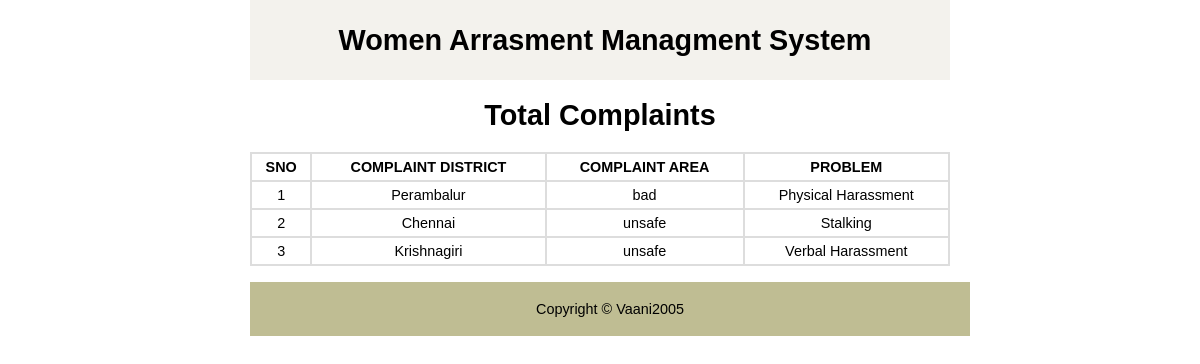
/total.php, run on the app's committed database.
### tables this page shows
CREATE TABLE `complaint` (
  `CID` int(10) NOT NULL,
  `NAME` varchar(120) NOT NULL,
  `AGE` int(3) NOT NULL,
  `DIS` varchar(120) NOT NULL,
  `AREA` varchar(120) NOT NULL,
  `CDIS` varchar(120) NOT NULL,
  `CAREA` varchar(120) NOT NULL,
  `PRO` varchar(120) NOT NULL,
  `FILE` varchar(150) NOT NULL
);

### total.php (the view, shortened to what this page needs)
<?php
 include "database.php";
?>
<!DOCTYPE html>
<html lang="en">
<head>
    <link rel="stylesheet" href="index.css">
</head>
<body>
    <div id="container">
        <div id="header">
            <h1>Women Arrasment Managment System</h1>
        </div>
                  <h1 id="heading">Total Complaints</h1>
<?php
$sql="SELECT * FROM complaint";
$res=$db->query($sql);
if($res->num_rows>0)
{
 echo "<table>
  <tr> <th>SNO</th> <th>COMPLAINT DISTRICT</th> <th>COMPLAINT AREA</th> <th>PROBLEM</th> </tr>";
$i=0;
while($row=$res->fetch_assoc())
 {
  $i++;
  echo "<tr>";
  echo "<td>{$i}</td>";
  echo "<td>{$row["CDIS"]}</td>";
  echo "<td>{$row["CAREA"]}</td>";
  echo "<td>{$row["PRO"]}</td>";
  echo "</tr>";
 }
echo "</table>";
}
else
{
 echo "<p  class='error'>No Students Records Found</p>";
}
?>
<br>
        <div id="footer">
            <p>Copyright &copy; Vaani2005</p>
        </div>
    </div>
</body>
</html>

### index.css (style rules this page uses)
html,body { margin:0; padding: 0; }
body { font:90% calibri, sans-serif; text-align: center; }
#header { background-color: #f3f2ed; }
#header h1 { height: 80px; line-height: 80px; margin: 0; padding-left: 10px; }
#container { height:auto; width: 700px; margin: 0 auto; }
table { width:100%; border-collapse:collapse; }
table td,table th { border:2px solid #ddd; padding: 5px; }
#footer { clear:both; width: 100%; background-color: #bfbd93; }
#footer { margin: 0; padding: 5px 10px; }

### data on the page
complaint: CDIS "Perambalur", CAREA "bad", PRO "Physical Harassment"
complaint: CDIS "Chennai", CAREA "unsafe", PRO "Stalking"
complaint: CDIS "Krishnagiri", CAREA "unsafe", PRO "Verbal Harassment"
